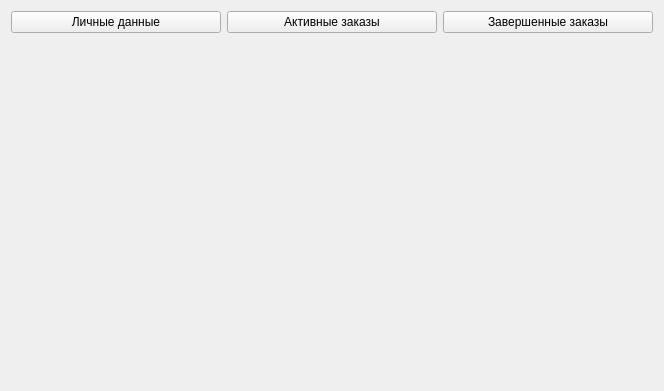
<?xml version="1.0" encoding="UTF-8"?>
<ui version="4.0">
 <class>CabinetViewModel</class>
 <widget class="QWidget" name="CabinetViewModel">
  <property name="geometry">
   <rect>
    <x>0</x>
    <y>0</y>
    <width>664</width>
    <height>391</height>
   </rect>
  </property>
  <property name="windowTitle">
   <string>Form</string>
  </property>
  <layout class="QGridLayout" name="gridLayout">
   <item row="0" column="0">
    <layout class="QVBoxLayout" name="verticalLayout_2">
     <item>
      <layout class="QHBoxLayout" name="horizontalLayout">
       <item>
        <widget class="QPushButton" name="profileDataButton">
         <property name="text">
          <string>Личные данные</string>
         </property>
        </widget>
       </item>
       <item>
        <widget class="QPushButton" name="activeOrdersButton">
         <property name="text">
          <string>Активные заказы</string>
         </property>
        </widget>
       </item>
       <item>
        <widget class="QPushButton" name="closedOrdersButton">
         <property name="text">
          <string>Завершенные заказы</string>
         </property>
        </widget>
       </item>
      </layout>
     </item>
    </layout>
   </item>
   <item row="1" column="0">
    <widget class="QStackedWidget" name="stackedWidget">
     <property name="currentIndex">
      <number>0</number>
     </property>
     <widget class="QWidget" name="page"/>
     <widget class="QWidget" name="page_2"/>
    </widget>
   </item>
  </layout>
 </widget>
 <resources/>
 <connections/>
</ui>
